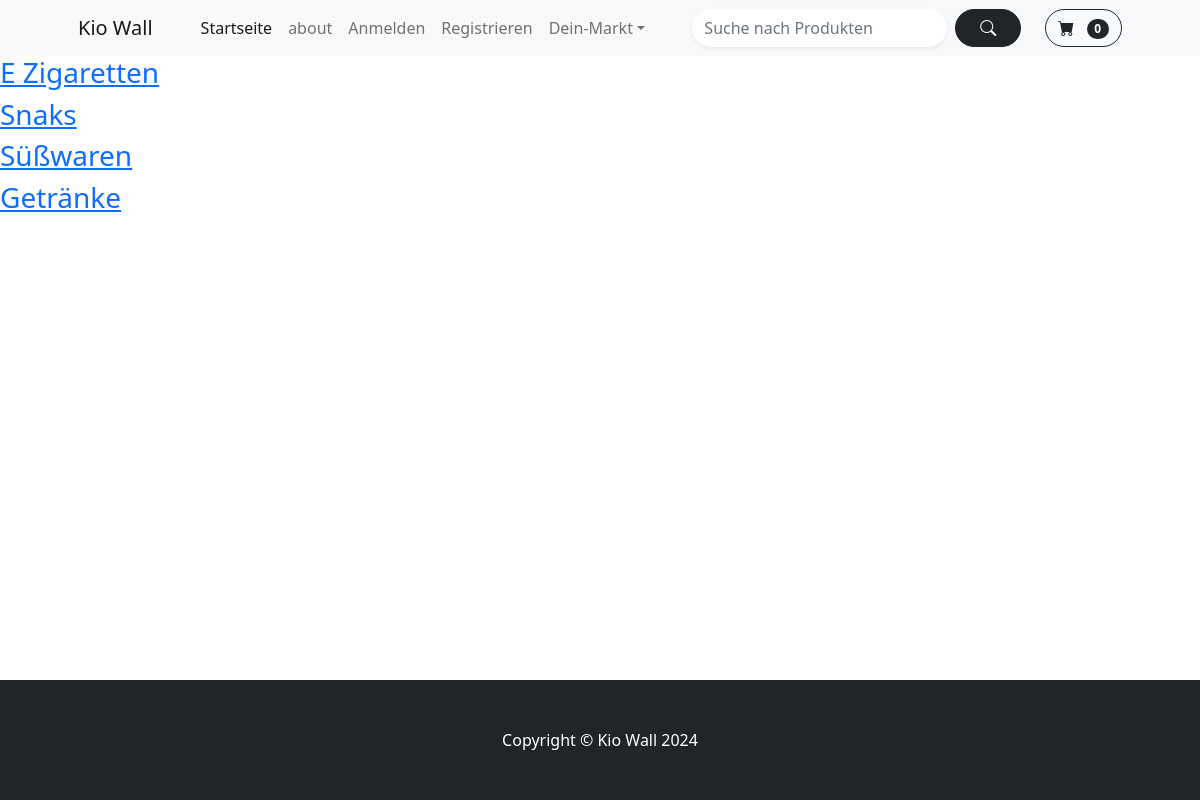
The app's page /category_summary/ with its own data.
### store/models.py (models this page shows)
class Category(models.Model):
    name = models.CharField(max_length=50)
    def __str__(self):
        return self.name
    class Meta:
        verbose_name_plural = 'categories'

### store/views.py (the view)
# urls.py: path('category_summary/', views.category_summary, name='category_summary'),
def category_summary(request):
     categories = Category.objects.all()
     return render(request, 'category_summary.html', {'categories':categories})

### cart/cart.py (called while the page is built)
    def __len__(self):
        return len(self.cart)

### cart/context_processors.py (called while the page is built)
def cart(request):
    return{'cart': Cart(request)}

### store/templates/category_summary.html
{% extends 'base.html' %}
{% block content %}
{% for category in categories %}
    <h3><a href="{% url 'category' category %}">{{ category }}</a></h3>
{% endfor %}
{% endblock %}

### store/templates/base.html (style rules this page uses)
html, body { height: 100%; }
body { display: flex; flex-direction: column; }

### records on screen
Category: name "E Zigaretten"
Category: name "Snaks"
Category: name "Süßwaren"
Category: name "Getränke"

### other values on screen
{{ cart|length }} "0"
